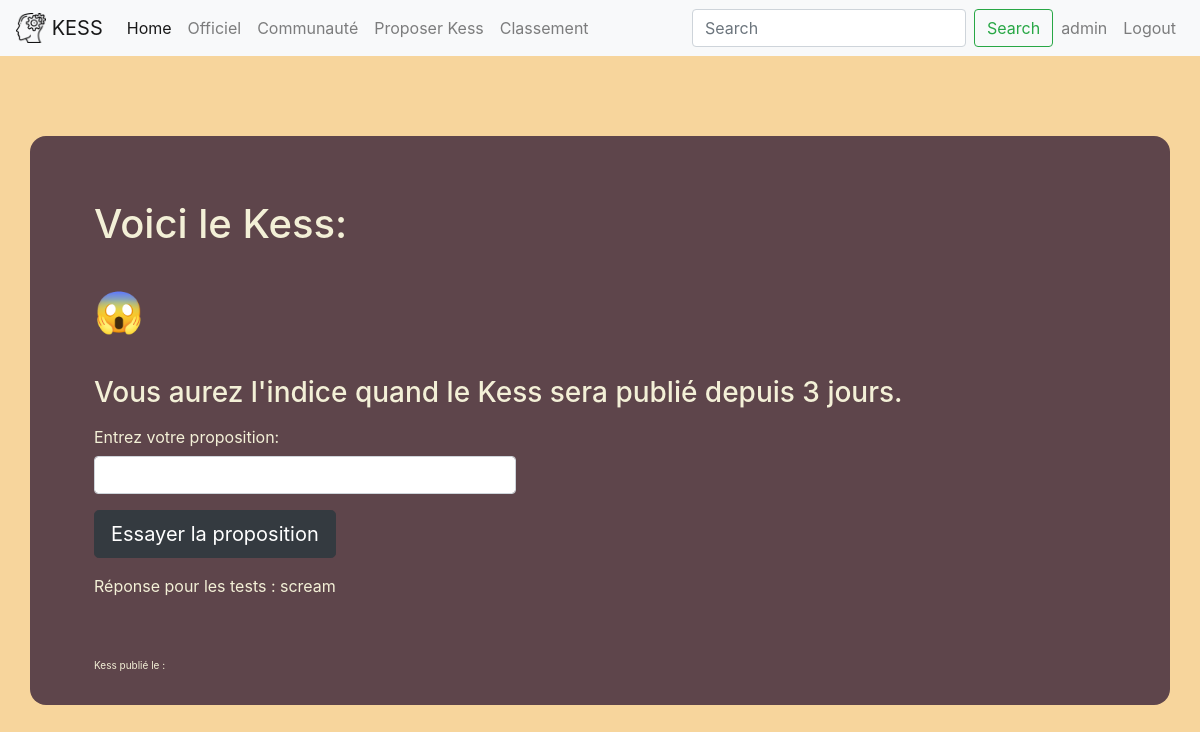
/kess/1/ (signed in), run on the app's committed database.
### kess/models.py (models this page shows, shortened)
class User(AbstractBaseUser):
    id = models.UUIDField(primary_key=True, default=uuid.uuid4, editable=False)
    email = models.EmailField(
        verbose_name='email address',
        max_length=255,
        unique=True,
    )
    name = models.CharField(max_length=32, blank=False, null=False)
    points = models.IntegerField()
    creation_date = models.DateTimeField()
    is_active = models.BooleanField(default=True)
    is_staff = models.BooleanField(default=True)
    is_superuser = models.BooleanField(default=True)
    objects = UserManager()
    USERNAME_FIELD = 'email'
    REQUIRED_FIELDS = ['name']

class Kess(models.Model):
    emoji = models.CharField(max_length=200, unique=True)
    reponse = models.CharField(max_length=200)
    is_staff = models.BooleanField(default=False)
    is_ready_to_publish = models.BooleanField(default=False)
    published_at = models.DateTimeField('date published')
    created_at = models.DateTimeField('date created')
    category = models.CharField(
        max_length=200,
        choices=[(tag.value, tag.value) for tag in CategoryChoice],
        default=CategoryChoice.DIVERS
    )
    """
    ==============================================================
    USER PART
    ==============================================================
    """

### kess/views.py (the view)
# urls.py: path('<int:kess_id>/', views.detail, name='detail'),
def detail(request, kess_id):
    kess = get_object_or_404(Kess, pk=kess_id)
    kess_hint = ''
    if datetime.now(timezone.utc) > kess.published_at + timedelta(days = 3):
        for letter in kess.reponse:
            if ' ' in letter:
                kess_hint += ' '
            else:
                kess_hint += '-'
    else:
        kess_hint = "Vous aurez l'indice quand le Kess sera publié depuis 3 jours."
    if request.method == 'GET':
        if request.GET.get('answer') == kess.reponse:
            answer_state=True
        else:
            answer_state=False
    return render(request, 'kess/detail.html', {'kess': kess,
                                                'is_answer_valide': answer_state,
                                                'kess_hint': kess_hint
                                                })

### kess/auth.py (called while the page is built)
    def get_user(self, user_id) -> typing.Optional[User]:
        try:
            return User.objects.get(id=user_id)
        except User.DoesNotExist:
            return None

### kess/templates/kess/detail.html (shortened to what this page needs)
{% include "kess/header.html" %}
{% load static %}
<link rel="stylesheet" href="https://stackpath.bootstrapcdn.com/bootstrap/4.3.1/css/bootstrap.min.css"
>
<link rel="stylesheet" type="text/css" href="{% static 'kess/style.css' %}">
<div class="container">
    <h1 class="title_detail">Voici le Kess: </h1>
    <h1 class="kess_img">{{ kess.emoji }}</h1>
    <h3>{{kess_hint}}</h3>
    {% if user.is_authenticated %}
        <form action="" method="get" class="">
            <div class="form-group">
                <label class="col-form-label" for="answer">Entrez votre proposition: </label>
                <input class="form-control col-lg-5" type="answer" name="answer" id="answer" required>
            </div>
            <div class="form-group">
                <input class="btn btn-lg btn-dark" type="submit" value="Essayer la proposition">
            </div>
        </form>
        <span>Réponse pour les tests : {{kess.reponse}}</span>
    {% else %}
        <br>
        <span>⚠️ Vous devez être connecté pour proposer une réponse</span>
        <br>
        <a class="removeHyperlinkStyling" href="{% url 'login'%}?next={{request.path}}">Se connecter ?</a>
    {% endif %}
    <p class="detail-publication-date">Kess publié le : {{ kess.date }}</p>
</div>

### kess/templates/kess/header.html (shortened to what this page needs)
<link rel="stylesheet" href="https://stackpath.bootstrapcdn.com/bootstrap/4.3.1/css/bootstrap.min.css"
>
<!DOCTYPE html>
<html lang="en">
<head>
    <nav class="navbar navbar-expand-lg navbar-light bg-light">
        <a class="navbar-brand" href="/kess/">
            {% load static %} <img src="{% static 'kess/images/icon_header.png' %}" width="30" height="30"
                 class="d-inline-block align-top" alt="">
            KESS
        </a>
        <div class="collapse navbar-collapse" id="navbarSupportedContent">
            <ul class="navbar-nav mr-auto">
                <li class="nav-item active">
                    <a class="nav-link" href="/kess/">Home <span class="sr-only">(current)</span></a>
                </li>
                <li class="nav-item">
                    <a class="nav-link" href="#">Officiel</a>
                </li>
                <li class="nav-item">
                    <a class="nav-link" href="#">Communauté</a>
                </li>
                <li class="nav-item">
                    <a class="nav-link" href="/kess/add_kess/">Proposer Kess</a>
                </li>
                <li class="nav-item">
                    <a class="nav-link" href="#">Classement</a>
                </li>
            </ul>
            <form class="form-inline my-2 my-lg-0">
                <input class="form-control mr-sm-2" type="search" placeholder="Search" aria-label="Search">
                <button class="btn btn-outline-success my-2 my-sm-0" type="submit">Search</button>
            </form>
            <ul class="userNavbar navbar-nav mr-auto">
                {% if user.is_authenticated %}
                    <li class="nav-link">{{ user.name }}</li>
                    <li>
                        <a class="nav-link" href="{% url 'logout'%}?next={{request.path}}">Logout</a>
                    </li>
                {% else %}
                    <li class="nav-item">
                        <a class="nav-link" href="{% url 'login'%}?next={{request.path}}">Login</a>
                    </li>
                {% endif %}
            </ul>
        </div>
    </nav>
</head>

### kess/static/kess/style.css (style rules this page uses)
.container { position: static; height: auto; width: auto; background-color: #5E454B; border-radius: 1em; margin: 5em auto 1em; padding: 4em 4em 1em; text-align: left; }
.title_detail { margin-bottom: 1em; }
.kess_img { margin: 1em 0; }
.detail-publication-date { font-size: 10; margin-top: 6em; }
.userNavbar { margin-right: 0px!important; }

### data on the page
User: name "admin"
Kess: emoji "😱", reponse "scream"

### other printed values
{{ kess_hint }} "Vous aurez l'indice quand le Kess sera publié depuis 3 jours."
